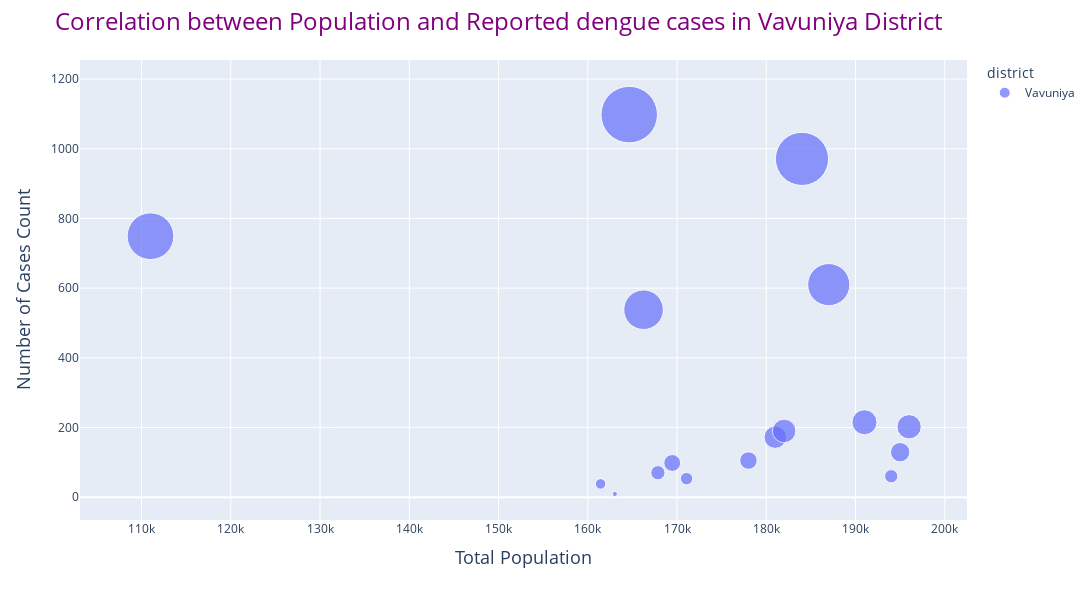

Notebook code for this chart:
### Code cell
# For Vavuniya

plot_cases_by_district(merged_df, 'Vavuniya')

### Figure 1 — Plotly figure (JSON) as saved in the notebook; plotly's stock layout.template omitted (floating-point values rounded to 4 significant figures)
{"data": [{"hovertemplate": "<b>%{hovertext}</b><br><br>district=Vavuniya<br>total_population=%{x}<br>reported_cases_count=%{marker.size}<extra></extra>", "hovertext": [2007, 2008, 2009, 2010, 2011, 2012, 2013, 2014, 2015, 2016, 2017, 2018, 2019, 2020, 2021, 2022, 2023], "legendgroup": "Vavuniya", "marker": {"color": "#636efa", "size": [38, 9, 1098, 538, 70, 98, 53, 105, 172, 190, 971, 610, 749, 215, 60, 129, 202], "sizemode": "area", "sizeref": 0.6863, "symbol": "circle"}, "mode": "markers", "name": "Vavuniya", "orientation": "v", "showlegend": true, "type": "scatter", "x": [161430, 163036, 164642, 166248, 167855, 169461, 171067, 178000, 181000, 182000, 184000, 187000, 111000, 191000, 194000, 195000, 196000], "xaxis": "x", "y": [38, 9, 1098, 538, 70, 98, 53, 105, 172, 190, 971, 610, 749, 215, 60, 129, 202], "yaxis": "y"}], "layout": {"height": 600, "legend": {"itemsizing": "constant", "title": {"text": "district"}, "tracegroupgap": 0}, "margin": {"t": 60}, "title": {"font": {"color": "purple", "size": 24}, "text": "Correlation between Population and Reported dengue cases in Vavuniya District"}, "width": 1200, "xaxis": {"anchor": "y", "autorange": true, "domain": [0, 1], "range": [103500.0, 202300.0], "title": {"font": {"size": 18}, "text": "Total Population "}, "type": "linear"}, "yaxis": {"anchor": "x", "autorange": true, "domain": [0, 1], "range": [-65.63, 1255.0], "title": {"font": {"size": 18}, "text": "Number of Cases Count"}, "type": "linear"}}}
